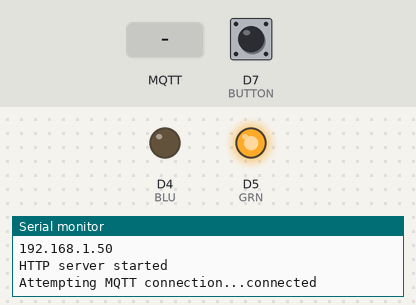
The sketch below on a simulated ESP8266 (NodeMCU). On the bench: output pins drawn as LEDs (lit = HIGH), the last lines printed to the serial monitor. Inputs (shaded band) come from the test bench; at power-on: D7 (BUTTON) LOW. WiFi joins after 1.5 s; servers stay silent unless stated; storage starts empty; random numbers use the default seed unless the sketch sets one; no MQTT or app messages arrive unless stated.

Above: at 4.2 s.
4.3 s: D7 (BUTTON) pulled HIGH for 0.15 s
At 5.4 s:
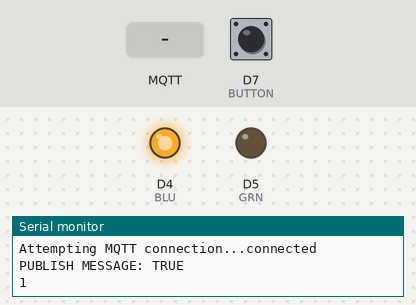
8.9 s: MQTT message "1" arrives on the first subscribed topic
At 10.8 s:
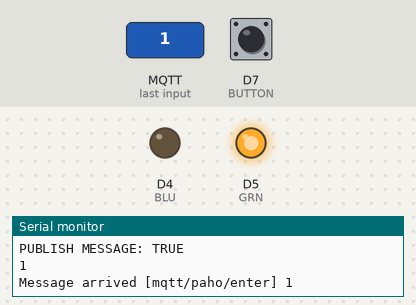
11.9 s: MQTT message "on" arrives on the first subscribed topic
At 12.3 s:
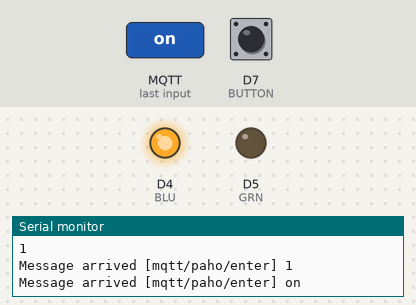
13.4 s: D7 (BUTTON) pulled HIGH for 1 s
At 16.2 s:
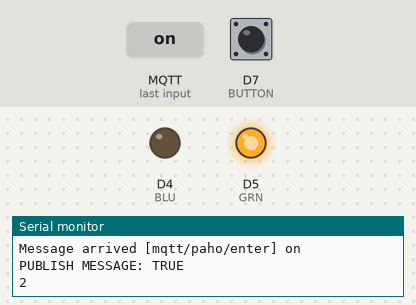
Timing chart, 0 to 17.7 s (numbered marks = the images above; inputs shaded):
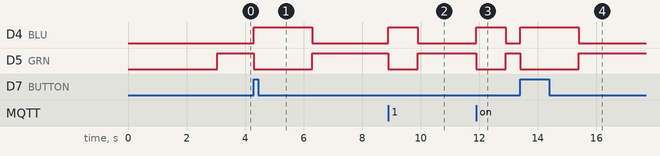

Measured:
- after the input at 4.3 s, D4 (BLU): LOW → HIGH at once, → LOW 2.0 s later; D5 (GRN): HIGH → LOW at once, → HIGH 2.0 s later
- after the input at 8.9 s, D4 (BLU): LOW → HIGH at once, → LOW 1.0 s later; D5 (GRN): HIGH → LOW at once, → HIGH 1.0 s later
- after the input at 11.9 s, D4 (BLU): LOW → HIGH at once, → LOW 1.0 s later; D5 (GRN): HIGH → LOW at once, → HIGH 1.0 s later
- after the input at 13.4 s, D4 (BLU): LOW → HIGH at once, → LOW 2.0 s later; D5 (GRN): HIGH → LOW at once, → HIGH 2.0 s later

The sketch:

codeLockArduino.ino
```cpp
#include <ESP8266WiFi.h>
#include <PubSubClient.h>
#include <WiFiClient.h>
#include <ESP8266WebServer.h>
#include <ESP8266mDNS.h>
#include <ArduinoJson.h>

#define GRN D5
#define BLU D4
#define BUTTON D7

String ssid = "";
String password = "";
String mqtt_server = "";
String ssidAP = "";
String passwordAP = "";

ESP8266WebServer server(80);
WiFiClient espClient;
PubSubClient client(espClient);
MDNSResponder MDNS;
int value = 0;
String mess;
String jsonConfig;

String getContentType(String filename){
    if(filename.endsWith(".html")) return "text/html";
    else if(filename.endsWith(".css")) return "text/css";
    else if(filename.endsWith(".js")) return "application/javascript";
    else if(filename.endsWith(".json")) return "application/json";
    return "text/plain";
}

bool handleFileRead(String path){
    Serial.println("handleFileRead: " + path);
    String contentType = getContentType(path);
    if(SPIFFS.exists(path)){
      File file = SPIFFS.open(path, "r");
      size_t sent = server.streamFile(file, contentType);
      file.close();
      return true;
    }
    Serial.println("File not found");
    return false;
}

bool loadConfig() {
    File configFile = SPIFFS.open("/config.json", "r");
    if (!configFile) {
      Serial.println("Failed to open config file");
      saveConfig();
      return false;
    }
    jsonConfig = configFile.readString();
    Serial.println();
    Serial.println(jsonConfig);
    DynamicJsonBuffer jsonBuffer;
    JsonObject& root = jsonBuffer.parseObject(jsonConfig);
    ssid = root["ssidName"].as<String>();
    password = root["ssidPassword"].as<String>();
    mqtt_server = root["mqttServerName"].as<String>();
    ssidAP = root["ssidAPName"].as<String>();
    passwordAP = root["ssidAPPassword"].as<String>();
    configFile.close();
    return true;
}

bool saveConfig() {
    DynamicJsonBuffer jsonBuffer;
    JsonObject& json = jsonBuffer.parseObject(jsonConfig);
    json["ssidName"] = ssid;
    json["ssidPassword"] = password;
    json["mqttServerName"] = mqtt_server;
    json["ssidAPName"] = ssidAP;
    json["ssidAPPassword"] = passwordAP;
    json.printTo(jsonConfig);
    File configFile = SPIFFS.open("/config.json", "w");
    if (!configFile) {
      Serial.println("Failed to open config file for writing");
      return false;
    }
    json.printTo(configFile);
    return true;
}


void handleRoot() {
    handleFileRead("/page.html");
    int temp = server.arg("state").toInt();
    switch(temp) {
    case 1:
         Serial.print("Publish message: ");
         Serial.println("MESSAGE: TRUE");
         value++;
         Serial.println(value);
         client.publish("mqtt/paho/enter", "True");
         break;
    case 2:
        Serial.println("PUBLISH MESSAGE: False");
        value++;
        Serial.println(value);
        client.publish("mqtt/paho/enter", "False");
        break;
    case 0:
        break;
    }
    server.send(200, "text/plain", "OK");
}


void handleSettingsSTA() {
    handleFileRead("/pageWiFi.html");
    String data = server.arg("plain");
    DynamicJsonBuffer jBuffer;
    JsonObject& jObject = jBuffer.parseObject(data);

    ssid = jObject["ssid"].as<String>();
    password = jObject["password"].as<String>();

    saveConfig();
    if(ssid == "" || password == "") {
      server.send(200, "text/plain", "No arguments");
    }
    else {
      server.send(200, "text/plain", "OK");
      setup_wifi();
    }
}


void handleSettingsAP() {
    handleFileRead("/pageAP.html");
    String data = server.arg("plain");
    DynamicJsonBuffer jBuffer;
    JsonObject& jObject = jBuffer.parseObject(data);

    ssidAP = jObject["ssid"].as<String>();
    passwordAP = jObject["password"].as<String>();

    saveConfig();
    if(ssidAP == "" || passwordAP == "") {
      server.send(200, "text / plain", "No arguments");
    }
    else {
      server.send(200, "text / plain", "OK");

    }
}

void handleApiData(){
    String message = mess;
    server.send(200, "text/plain", message);
}

void handleNotFound() {
    String message = "File Not Found\n\n";
    message += "URI: ";
    message += server.uri();
    message += "\nMethod: ";
    message += (server.method() == HTTP_GET) ? "GET" : "POST";
    message += "\nArguments: ";
    message += server.args();
    message += "\n";
    for(uint8_t i = 0; i < server.args(); i++) {
      message += " " + server.argName(i) + ": " + server.arg(i) + "\n";
    }
    server.send(404, "text/plain", message);
}

void setup_wifi() {
  delay(10);
  Serial.println();
  Serial.print("Connecting to ");
  Serial.println(ssid);
  Serial.println(password);

  WiFi.mode(WIFI_STA);
  WiFi.begin(ssid.c_str(), password.c_str());

  while (WiFi.status() != WL_CONNECTED) {
    delay(2000);
    Serial.print(".");
  }

  randomSeed(micros());

  Serial.println("");
  Serial.println("WiFi connected");
  Serial.println("IP address: ");
  Serial.println(WiFi.localIP());
}


void callback(char* topic, byte* payload, unsigned int length) {
    digitalWrite(GRN, LOW);
    digitalWrite(BLU, HIGH);
    Serial.print("Message arrived [");
    Serial.print(topic);
    Serial.print("] ");
    mess.clear();
    for (int i = 0; i < length; i++) {
      Serial.print((char)payload[i]);
      mess+=(char)payload[i];
    }
    Serial.println();
    delay(1000);
}

void reconnect() {
    while (!client.connected()) {
      Serial.print("Attempting MQTT connection...");
      String clientId = "ESP8266Client-CodeLock";
      clientId += String(random(0xffff), HEX);
      if (client.connect(clientId.c_str())) {
        Serial.println("connected");
        client.subscribe("mqtt/paho/enter");
      } else {
        Serial.print("failed, rc=");
        Serial.print(client.state());
        Serial.println(" try again in 10 seconds");
        delay(10000);
      }
    }
}

void setup() {
  pinMode(GRN, OUTPUT);
  pinMode(BLU, OUTPUT);
  pinMode(BUTTON, INPUT);
  Serial.begin(115200);
  SPIFFS.begin();
  {
    Dir dir = SPIFFS.openDir("/");
    while (dir.next()) {
      String fileName = dir.fileName();
      size_t fileSize = dir.fileSize();
    }
  }

  loadConfig();
  delay(1000);
  if(MDNS.begin("esp8266")) {
    Serial.println("MDNS responder started");
  }

  setup_wifi();

  server.on("/", handleRoot);
  server.on("/settings_sta", handleSettingsSTA);
  server.on("/settings_ap", handleSettingsAP);
  server.on("/getApiData", handleApiData);
  server.onNotFound(handleNotFound);

  server.begin();
  Serial.println("HTTP server started");

  client.setServer(mqtt_server.c_str(), 1883);
  client.setCallback(callback);
}

void loop() {
  server.handleClient();
  MDNS.update();
  digitalWrite(BLU, LOW);
  digitalWrite(GRN, HIGH);
  if(!client.connected()) {
    reconnect();
  }
  client.loop();

  int buttonState = digitalRead(BUTTON);
  if(buttonState == HIGH) {
    digitalWrite(GRN, LOW);
    digitalWrite(BLU, HIGH);
    ++value;
    Serial.println("PUBLISH MESSAGE: TRUE");
    Serial.println(value);
    client.publish("mqtt/paho/enter", "True");
    delay(2000);
  }
}
```
